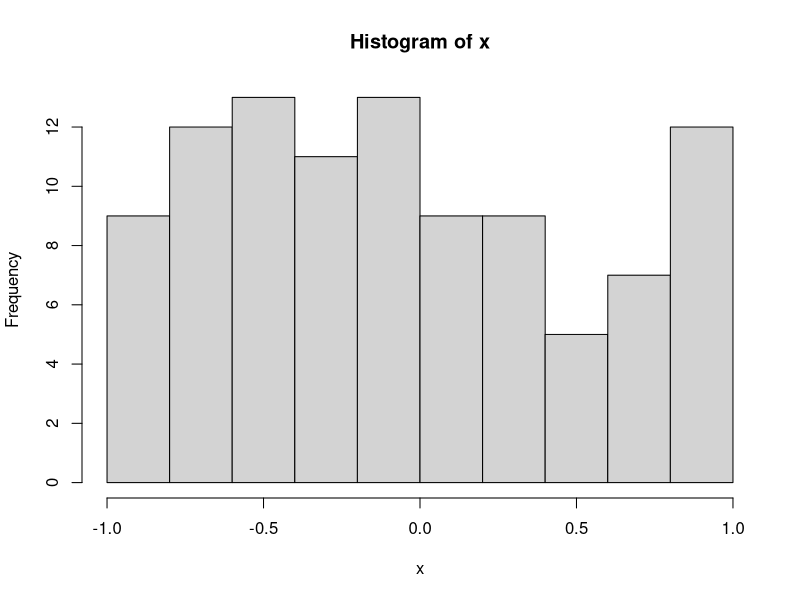

Source code (R): (Note: this script raises an error after producing the figure.)

x = runif(100, -1, 1)
hist(x)

with_replacement = replicate(1000, mean(sample(x, 100, replace = T)))
without_replacement = replicate(1000, mean(sample(x, 100, replace = F)))


plot(density(sample_without_replacement), col="red")
lines(density(sample_with_replacement), col="blue")
